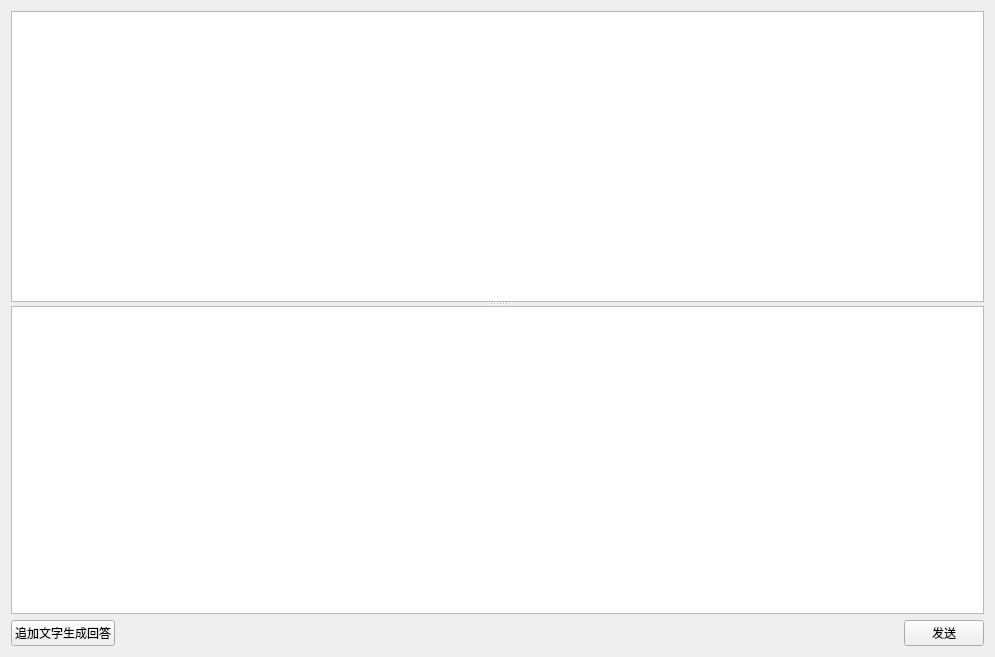
<?xml version="1.0" encoding="UTF-8"?>
<ui version="4.0">
 <class>MainUI</class>
 <widget class="QWidget" name="MainUI">
  <property name="geometry">
   <rect>
    <x>0</x>
    <y>0</y>
    <width>995</width>
    <height>657</height>
   </rect>
  </property>
  <property name="windowTitle">
   <string/>
  </property>
  <property name="windowIcon">
   <iconset resource="resources.qrc">
    <normaloff>:/resources/logo.svg</normaloff>:/resources/logo.svg</iconset>
  </property>
  <layout class="QHBoxLayout" name="horizontalLayout_2">
   <item>
    <widget class="QSplitter" name="splitter">
     <property name="orientation">
      <enum>Qt::Vertical</enum>
     </property>
     <widget class="QTextEdit" name="editChatHistory"/>
     <widget class="QWidget" name="layoutWidget">
      <layout class="QVBoxLayout" name="verticalLayout">
       <item>
        <widget class="ChatInputEdit" name="editChatInput"/>
       </item>
       <item>
        <layout class="QHBoxLayout" name="horizontalLayout">
         <item>
          <widget class="QPushButton" name="btnGenerate">
           <property name="text">
            <string>追加文字生成回答</string>
           </property>
          </widget>
         </item>
         <item>
          <spacer name="horizontalSpacer">
           <property name="orientation">
            <enum>Qt::Horizontal</enum>
           </property>
           <property name="sizeHint" stdset="0">
            <size>
             <width>40</width>
             <height>20</height>
            </size>
           </property>
          </spacer>
         </item>
         <item>
          <widget class="QPushButton" name="btnSend">
           <property name="text">
            <string>发送</string>
           </property>
          </widget>
         </item>
        </layout>
       </item>
      </layout>
     </widget>
    </widget>
   </item>
  </layout>
 </widget>
 <customwidgets>
  <customwidget>
   <class>ChatInputEdit</class>
   <extends>QPlainTextEdit</extends>
   <header>widgets/chatinputedit.h</header>
  </customwidget>
 </customwidgets>
 <resources>
  <include location="resources.qrc"/>
 </resources>
 <connections/>
</ui>
